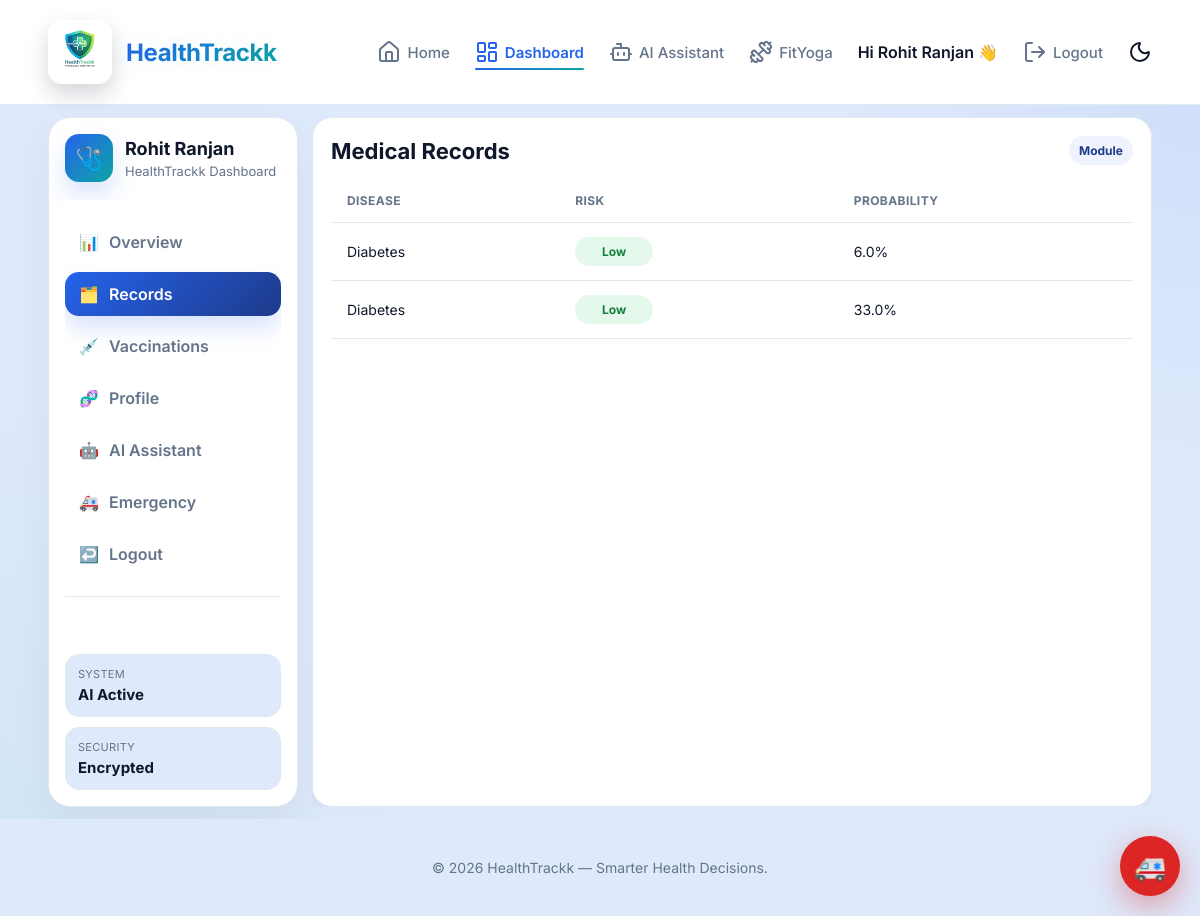
The page /dashboard?tab=records (signed in) on the database its author committed.
### tables this page shows
CREATE TABLE users (
    user_id INTEGER PRIMARY KEY AUTOINCREMENT,
    name TEXT NOT NULL,
    email TEXT UNIQUE NOT NULL,
    password TEXT NOT NULL,
    age INTEGER,
    gender TEXT,
    height REAL,
    weight REAL,
    created_at DATETIME DEFAULT CURRENT_TIMESTAMP
, is_verified INTEGER DEFAULT 0);

CREATE TABLE predictions (
    prediction_id INTEGER PRIMARY KEY AUTOINCREMENT,
    user_id INTEGER,
    disease_name TEXT,
    probability REAL,
    risk_level TEXT,
    prediction_date DATETIME DEFAULT CURRENT_TIMESTAMP,
    FOREIGN KEY (user_id) REFERENCES users(user_id)
);

### app.py (the view, shortened to what this page needs)
@app.route("/dashboard", methods=["GET", "POST"])
@login_required
def dashboard():
    tab = request.args.get("tab", "overview")
    user_id = session["user_id"]
    dashboard_data = fetch_dashboard_context(user_id)
    return render_template(
        "dashboard.html",
        active_tab=tab,
        **dashboard_data,
    )

### templates/dashboard.html (shortened to what this page needs)
{% extends "base.html" %}
{% block content %}
{% set total_predictions = predictions|length %}
{% set high_risk_count = predictions|selectattr("2", "equalto", "High")|list|length %}
{% set last_prediction = predictions[0][0] if predictions else "No Data" %}
<section class="dashboard-page">
    <div class="container dashboard-layout">
        <aside class="dashboard-sidebar">
            <div class="sidebar-card">
                <div class="sidebar-user">
                    <div class="sidebar-avatar">🩺</div>
                    <div>
                        <h3>{{ session["user_name"] }}</h3>
                        <p>HealthTrackk Dashboard</p>
                    </div>
                </div>
                <nav class="sidebar-nav">
                    <a href="/dashboard?tab=overview" class="tab-link {% if active_tab == 'overview' %}active-tab{% endif %}">
                        <span class="nav-icon">📊</span>
                        <span>Overview</span>
                    </a>
                    <a href="/dashboard?tab=records" class="tab-link {% if active_tab == 'records' %}active-tab{% endif %}">
                        <span class="nav-icon">🗂️</span>
                        <span>Records</span>
                    </a>
                    <a href="/dashboard?tab=vaccinations" class="tab-link {% if active_tab == 'vaccinations' %}active-tab{% endif %}">
                        <span class="nav-icon">💉</span>
                        <span>Vaccinations</span>
                    </a>
                    <a href="/dashboard?tab=profile" class="tab-link {% if active_tab == 'profile' %}active-tab{% endif %}">
                        <span class="nav-icon">🧬</span>
                        <span>Profile</span>
                    </a>
                    <a href="/dashboard?tab=assistant" class="tab-link {% if active_tab == 'assistant' %}active-tab{% endif %}">
                        <span class="nav-icon">🤖</span>
                        <span>AI Assistant</span>
                    </a>
                    <a href="/dashboard?tab=emergency" class="tab-link {% if active_tab == 'emergency' %}active-tab{% endif %}">
                        <span class="nav-icon">🚑</span>
                        <span>Emergency</span>
                    </a>
                    <a href="/logout" class="logout-link">
                        <span class="nav-icon">↩️</span>
                        <span>Logout</span>
                    </a>
                </nav>
                <div class="sidebar-bottom">
                    <div class="sidebar-mini">
                        <span class="mini-label">System</span>
                        <strong>AI Active</strong>
                    </div>
                    <div class="sidebar-mini">
                        <span class="mini-label">Security</span>
                        <strong>Encrypted</strong>
                    </div>
                </div>
            </div>
        </aside>
        <main class="dashboard-main">
            {% if active_tab == "overview" %}
            <div class="kpi-grid">
                <div class="kpi-card kpi-primary">
                    <div class="kpi-top">
                        <span class="kpi-label">Health Score</span>
                        <span class="kpi-icon">💙</span>
                    </div>
                    <h2>{{ health_score }}</h2>
                    <p>/100 Overall</p>
                </div>
                <div class="kpi-card">
                    <div class="kpi-top">
                        <span class="kpi-label">Predictions</span>
                        <span class="kpi-icon">📈</span>
                    </div>
                    <h2>{{ total_predictions }}</h2>
                    <p>Total Records</p>
                </div>
                <div class="kpi-card">
                    <div class="kpi-top">
                        <span class="kpi-label">High Risk</span>
                        <span class="kpi-icon">⚠️</span>
                    </div>
                    <h2>{{ high_risk_count }}</h2>
                    <p>Critical Results</p>
                </div>
                <div class="kpi-card">
                    <div class="kpi-top">
                        <span class="kpi-label">Latest</span>
                        <span class="kpi-icon">🧾</span>
                    </div>
                    <h2 class="small-kpi">{{ last_prediction }}</h2>
                    <p>Most Recent Assessment</p>
                </div>
            </div>
            <div class="overview-grid">
                <div class="left-panel">
                    <div class="panel-card">
                        <div class="panel-head">
                            <h3>Risk Overview</h3>
                            <span class="panel-badge">Live Data</span>
                        </div>
                        <div class="risk-grid">
                            {% set heart_pred = predictions|selectattr("0", "equalto", "Heart Disease")|list %}
                            {% set diabetes_pred = predictions|selectattr("0", "equalto", "Diabetes")|list %}
                            {% set stroke_pred = predictions|selectattr("0", "equalto", "Stroke")|list %}
                            {% set heart_prob = ((heart_pred[0][1] * 100) | round(1)) if heart_pred else 0 %}
                            {% set diabetes_prob = ((diabetes_pred[0][1] * 100) | round(1)) if diabetes_pred else 0 %}
                            {% set stroke_prob = ((stroke_pred[0][1] * 100) | round(1)) if stroke_pred else 0 %}
                            <div class="risk-card">
                                <div class="risk-row">
                                    <div>
                                        <span class="risk-name">❤️ Heart</span>
                                        <strong>{{ heart_prob }}%</strong>
                                    </div>
                                    <span class="risk-tag">Cardiac</span>
                                </div>
                                <div class="risk-bar"><div class="risk-fill heart" style="width: {{ heart_prob }}%;"></div></div>
                            </div>
                            <div class="risk-card">
                                <div class="risk-row">
                                    <div>
                                        <span class="risk-name">🩸 Diabetes</span>
                                        <strong>{{ diabetes_prob }}%</strong>
                                    </div>
                                    <span class="risk-tag">Metabolic</span>
                                </div>
                                <div class="risk-bar"><div class="risk-fill diabetes" style="width: {{ diabetes_prob }}%;"></div></div>
                            </div>
                            <div class="risk-card">
                                <div class="risk-row">
                                    <div>
                                        <span class="risk-name">🧠 Stroke</span>
                                        <strong>{{ stroke_prob }}%</strong>
                                    </div>
                                    <span class="risk-tag">Neurology</span>
                                </div>
                                <div class="risk-bar"><div class="risk-fill stroke" style="width: {{ stroke_prob }}%;"></div></div>
                            </div>
                        </div>
                    </div>
                    <div class="panel-card table-panel">
                        <div class="panel-head">
                            <h3>Recent Predictions</h3>
                            <span class="panel-badge">{{ total_predictions }} entries</span>
                        </div>
                        <div class="table-wrap">
                            <table class="prediction-table">
                                <thead>
                                    <tr>
                                        <th>Disease</th>
                                        <th>Risk</th>
                                        <th>Probability</th>
                                    </tr>
                                </thead>
                                <tbody>
                                    {% if predictions %}
                                        {% for p in predictions %}
                                        <tr>
                                            <td>{{ p[0] }}</td>
                                            <td>
                                                <span class="risk-pill
                                                    {% if p[2] == 'High' %}pill-high
                                                    {% elif p[2] == 'Moderate' %}pill-moderate
                                                    {% else %}pill-low
                                                    {% endif %}">
                                                    {{ p[2] }}
                                                </span>
                                            </td>
                                            <td>{{ (p[1] * 100) | round(1) }}%</td>
                                        </tr>
                                        {% endfor %}
                                    {% else %}
                                        <tr>
                                            <td colspan="3" class="empty-cell">No predictions yet</td>
                                        </tr>
                                    {% endif %}
                                </tbody>
                            </table>
                        </div>
                    </div>
                </div>
                <div class="right-panel">
                    <div class="panel-card compact-card hospital-panel-card">
                        <div class="panel-head">
                            <h3>Nearby Hospitals</h3>
                            <span class="panel-badge">GPS</span>
                        </div>
                        <div class="hospital-hero">
                            <div class="hospital-hero-icon-wrap">
                                <div class="hospital-hero-icon">🏥</div>
                                <div class="hospital-hero-pulse"></div>
                            </div>
                            <div class="hospital-hero-copy">
                                <strong>Find care near you</strong>
                                <p>Live location search with map preview, route and contact details.</p>
                            </div>
                        </div>
                        <button class="primary-btn" onclick="getLocation()">📍 Find Hospitals</button>
                        <p id="location-status" class="status-text"></p>
                        <div id="hospital-results" class="hospital-results"></div>
                    </div>
                    <div class="panel-card compact-card emergency-card">
                        <div class="panel-head">
                            <h3>Emergency</h3>
                            <span class="panel-badge danger-badge">Urgent</span>
                        </div>
                        <div class="emergency-stats">
                            <div class="emergency-mini">
                                <span>Ambulance</span>
                                <strong>108</strong>
                            </div>
                            <div class="emergency-mini">
                                <span>Status</span>
                                <strong>Ready</strong>
                            </div>
                        </div>
                        <button class="panic-btn" onclick="openEmergencyModal()">🚨 Open Emergency Panel</button>
                    </div>
                </div>
            </div>
            {% elif active_tab == "records" %}
            <div class="single-tab-card">
                <div class="panel-head">
                    <h3>Medical Records</h3>
                    <span class="panel-badge">Module</span>
                </div>
                <div class="records-table">
  {% if predictions %}
  <table class="prediction-table">
    <thead>
      <tr>
        <th>Disease</th>
        <th>Risk</th>
        <th>Probability</th>
      </tr>
    </thead>
    <tbody>
      {% for p in predictions %}
      <tr>
        <td>{{ p[0] }}</td>
        <td>
          <span class="risk-pill
            {% if p[2] == 'High' %}pill-high
            {% elif p[2] == 'Moderate' %}pill-moderate
            {% else %}pill-low
            {% endif %}">
            {{ p[2] }}
          </span>
        </td>
        <td>{{ (p[1] * 100) | round(1) }}%</td>
      </tr>
      {% endfor %}
    </tbody>
  </table>
  {% else %}
  <p>No records found</p>
  {% endif %}
</div>
                </div>
            </div>
            {% endif %}
</section>
{% endblock %}

### templates/base.html (shortened to what this page needs)
<!DOCTYPE html>
<html lang="en">
<head>
</head>
<body>
<nav>
    <div class="container nav-inner">
        <a href="/" class="logo">
            <img src="{{ url_for('static', filename='healthtrackk-logo.png') }}" alt="HealthTrackk logo">
            <span>HealthTrackk</span>
        </a>
        <div class="nav-links">
            <a href="/" class="{% if request.path == '/' %}active{% endif %}">
                <i data-lucide="home"></i>
                <span>{{ _("Home") }}</span>
            </a>
            <a href="/dashboard" class="{% if request.path == '/dashboard' %}active{% endif %}">
                <i data-lucide="layout-dashboard"></i>
                <span>{{ _("Dashboard") }}</span>
            </a>
            <a href="/chatbot" class="{% if request.path == '/chatbot' %}active{% endif %}">
                <i data-lucide="bot"></i>
                <span>{{ _("AI Assistant") }}</span>
            </a>
            <a href="/fityoga" class="{% if request.path == '/fityoga' %}active{% endif %}">
                <i data-lucide="dumbbell"></i>
                <span>FitYoga</span>
            </a>
            {% if "user_id" in session %}
                <span style="font-weight:600;">
                    Hi {{ session["user_name"] }} 👋
                </span>
                <a href="/logout">
                    <i data-lucide="log-out"></i>
                    <span>{{ _("Logout") }}</span>
                </a>
            {% endif %}
            <button id="themeToggle" class="theme-btn">
                <i id="themeIcon" data-lucide="moon"></i>
            </button>
        </div>
    </div>
</nav>
{% block content %}{% endblock %}
<footer>
    {{ _("© 2026 HealthTrackk — Smarter Health Decisions.") }}
</footer>
<button class="floating-emergency" onclick="openEmergencyModal()">
    🚑
</button>
</body>
</html>

### rows shown on the page
users: user_name "Rohit Ranjan"
predictions: disease_name "Diabetes", risk_level "Low", (p[1]*100)|round(1) "6.0"
predictions: disease_name "Diabetes", risk_level "Low", (p[1]*100)|round(1) "33.0"
